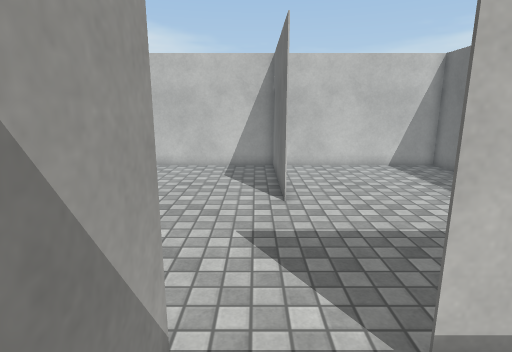
[1] (above)

13 first-person views from a walk through a Unity game level. The camera is 1.5 m above the floor, tilts 12° down and sees 80° across. The floor is counted in squares, 0.5 m on a side. Each view is taken from the middle of a square. On the plan, view 1 faces up. The plan holds only what a view shows up to about 20 squares ahead; the rest is blank. Surface patterns are stand-ins for the level's own textures.

[2]
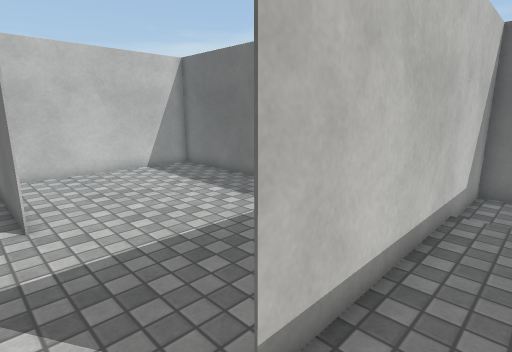

[3]
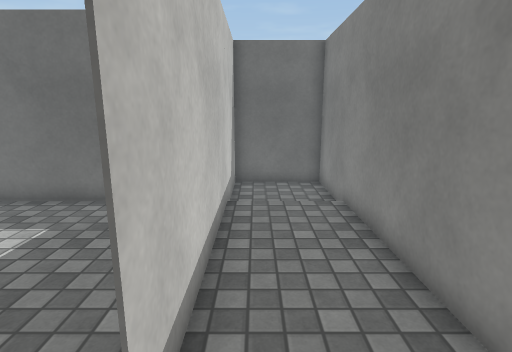

[4]
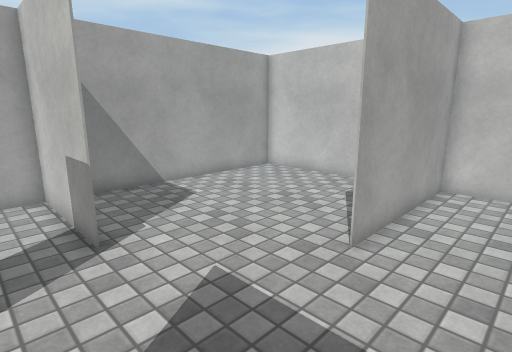

[5]
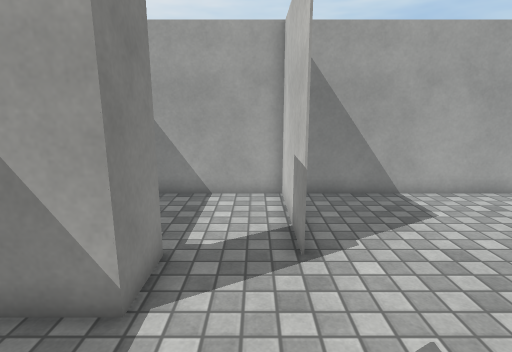

[6]
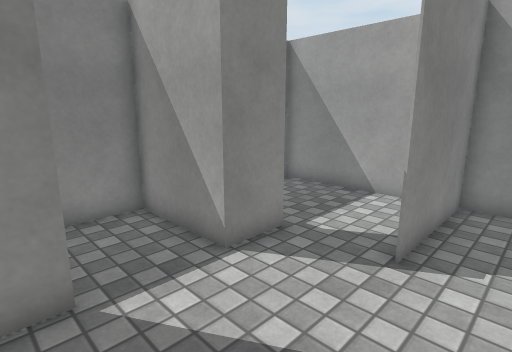

[7]
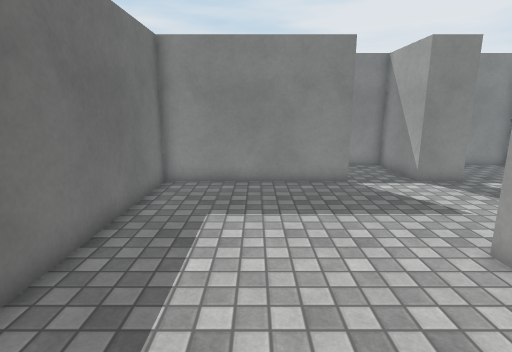

[8]
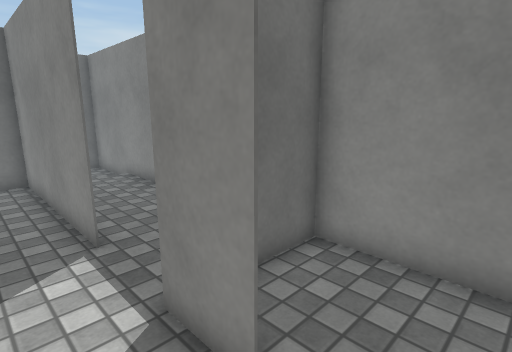

[9]
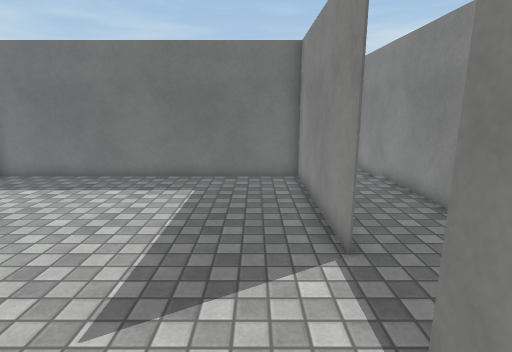

[10]
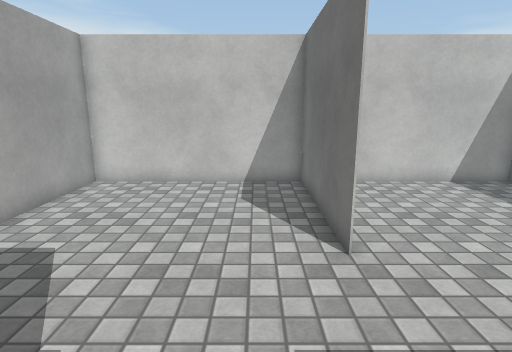

[11]
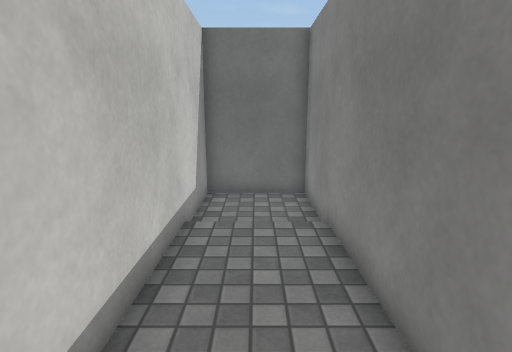

[12]
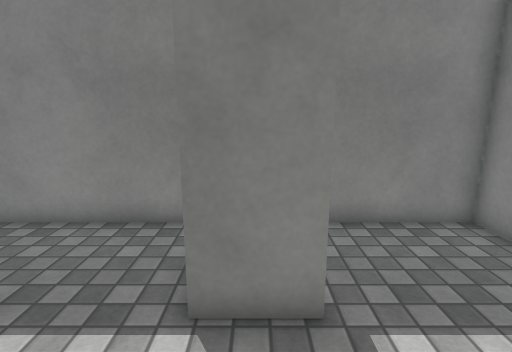

[13]
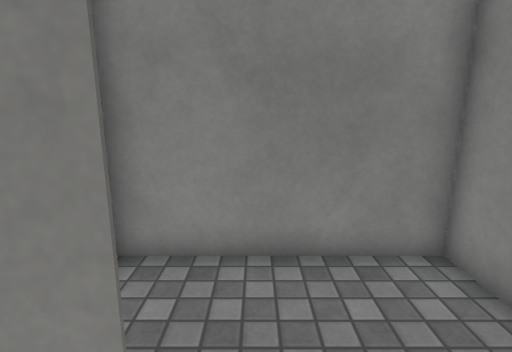

### Floor plan
Points are (right, up) in squares from view 1. A wall is a line through its corners. A room is listed if a view was taken in it or the views show most of it. See-through windows are left out.
Room 1 (views 1, 2, 3, 11)
walls: (-1, 3) (-1, -1) (14, -1) (14, 3) (1.9, 3)
ways out: opening at (0.5, 3) to room 2
Room 2 (views 4, 5, 6, 7, 8, 9, 10, 12, 13)
walls: (1, 10) (1, 17) (1, 10); (-2.9, 6) (-8, 6) (-3, 6); (1.9, 3) (10, 3) (10, 17) (-8, 17) (-8, 2.5); (-3.1, 3) (-1, 3)
ways out: opening at (0.5, 3) to room 1; opening at (-5.5, 3) to room 3
Room 3 (no view inside)
walls: (-8, 2.5) (-8, -1) (-1, -1); (-1.1, -1) (-1.1, 1)
ways out: opening at (-5.5, 3) to room 2

Where each view was taken, in squares from view 1:
view 1: 0 up, 0 right, facing up
view 2: 1 up, 0 right, facing up-right
view 3: 2 up, 0 right, facing right
view 4: 4 up, 4 right, facing up-left
view 5: 5 up, 3 right, facing left
view 6: 8 up, 3 right, facing down-left
view 7: 16 up, 6 right, facing down
view 8: 5 up, 5 left, facing down-right
view 9: 5 up, 4 left, facing right
view 10: 4 up, 1 left, facing up
view 11: 1 up, 2 right, facing right
view 12: 7 up, 2 left, facing down
view 13: 5 up, 4 left, facing down
